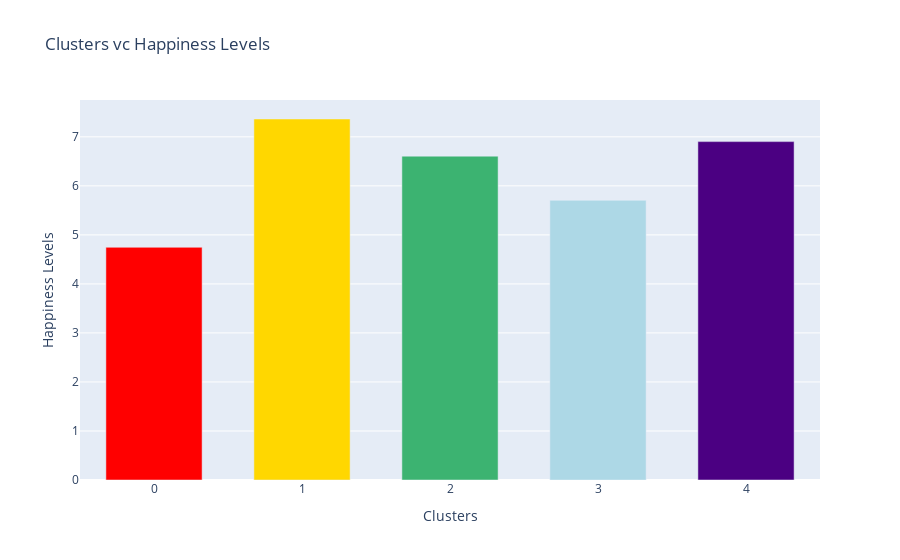

The notebook cell saved with this chart:
### Markdown cell above
Plotting the clusters

### Code cell
HpCl = df.groupby('Cluster_ID')['Happiness levels(Country)'].mean()
HpCl = pd.DataFrame(HpCl)

colors =  ["red","gold","mediumseagreen","lightblue","indigo"]
data = [
    go.Bar(
        y = HpCl['Happiness levels(Country)'],
        name = "Clusters vc Happiness Levels",
        marker_color = colors,
        width= np.repeat(0.65,len(HpCl)), # Cambiar la anchura de cada barra,
    )
]

layout = go.Layout(title = "Clusters vc Happiness Levels", yaxis_title = "Happiness Levels", 
                   xaxis_title = "Clusters",
                  )

fig = go.Figure(data = data, layout = layout)

fig.show()

### Figure 1 — Plotly figure (JSON) as saved in the notebook; plotly's stock layout.template omitted (floating-point values rounded to 4 significant figures)
{"data": [{"marker": {"color": ["red", "gold", "mediumseagreen", "lightblue", "indigo"]}, "name": "Clusters vc Happiness Levels", "type": "bar", "width": [0.65, 0.65, 0.65, 0.65, 0.65], "y": [4.747, 7.364, 6.606, 5.706, 6.903]}], "layout": {"title": {"text": "Clusters vc Happiness Levels"}, "xaxis": {"title": {"text": "Clusters"}}, "yaxis": {"title": {"text": "Happiness Levels"}}}}
